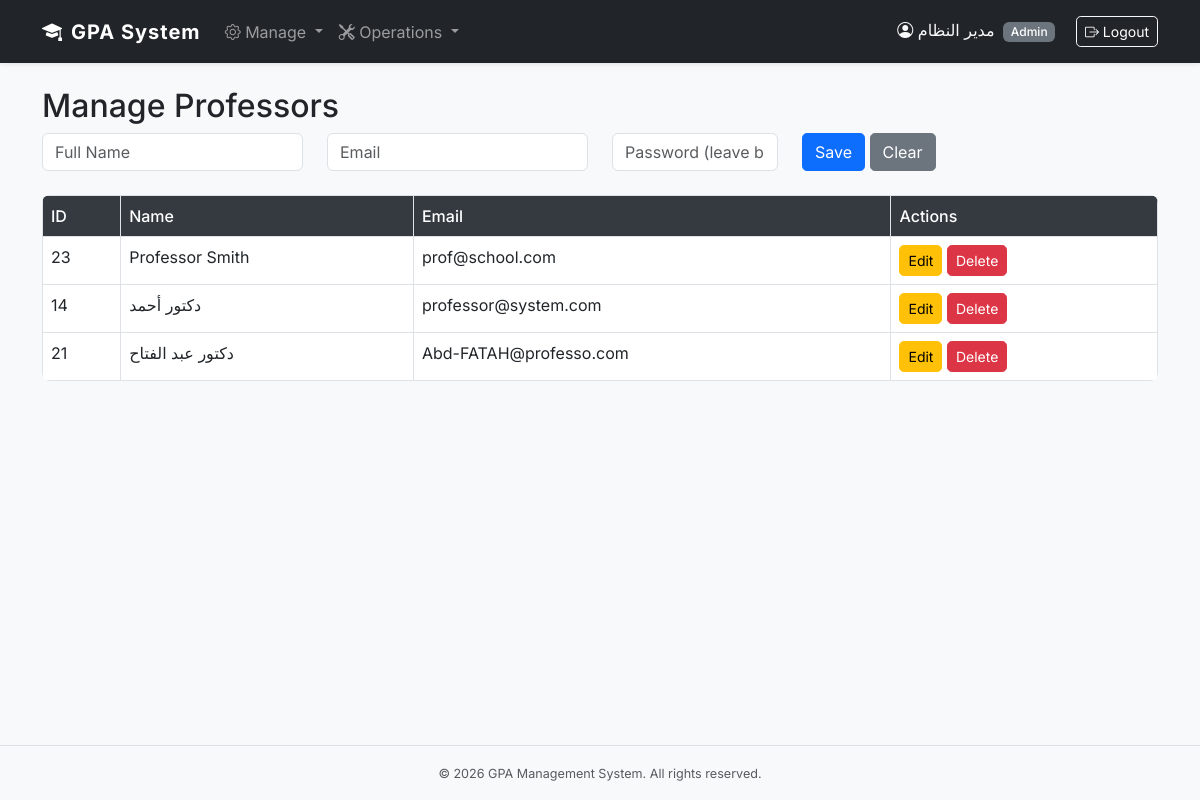
The page /gpa_system/index.php?page=admin.professors (signed in) on the database its author committed.
### tables this page shows
CREATE TABLE `users` (
  `id` int(11) NOT NULL,
  `name` varchar(100) NOT NULL,
  `email` varchar(150) NOT NULL,
  `password` varchar(255) NOT NULL,
  `role` enum('admin','professor','student') NOT NULL,
  `created_at` timestamp NOT NULL DEFAULT current_timestamp()
);

### gpa_system/models/User.php (called while the page is built, shortened)
<?php
class User
{
    private static function db()
    {
        static $pdo = null;
        if ($pdo === null) {
            $host = 'localhost';
            $dbname = 'gpa_system';
            $user = 'root';
            $pass = '';
            $dsn = "mysql:host=$host;dbname=$dbname;charset=utf8mb4";
            $pdo = new PDO($dsn, $user, $pass, [
                PDO::ATTR_ERRMODE => PDO::ERRMODE_EXCEPTION,
                PDO::ATTR_DEFAULT_FETCH_MODE => PDO::FETCH_ASSOC,
                PDO::ATTR_EMULATE_PREPARES => false
            ]);
        }
        return $pdo;
    }
    public static function getAllByRole($role)
    {
        $stmt = self::db()->prepare("SELECT * FROM users WHERE role = ? ORDER BY name");
        $stmt->execute([$role]);
        return $stmt->fetchAll();
    }
}

### gpa_system/views/admin/professors.php (the view, shortened to what this page needs)
<?php
include __DIR__ . '/../layouts/header.php';
?>
<h2>Manage Professors</h2>
<form method="post" action="index.php?page=admin.saveProfessor" class="mb-4">
    <div class="row">
        <div class="col-md-3">
            <input type="text" name="name" class="form-control" placeholder="Full Name" required>
        </div>
        <div class="col-md-3">
            <input type="email" name="email" class="form-control" placeholder="Email" required>
        </div>
        <div class="col-md-2">
            <input type="password" name="password" class="form-control" placeholder="Password (leave blank to keep)">
        </div>
        <div class="col-md-2">
            <button class="btn btn-primary">Save</button>
            <button type="button" class="btn btn-secondary" onclick="clearProfForm()">Clear</button>
        </div>
    </div>
</form>
<table class="table table-bordered">
    <thead><tr><th>ID</th><th>Name</th><th>Email</th><th>Actions</th></tr></thead>
    <tbody>
    <?php foreach ($professors as $prof): ?>
    <tr>
        <td><?= $prof['id'] ?></td>
        <td><?= htmlspecialchars($prof['name']) ?></td>
        <td><?= htmlspecialchars($prof['email']) ?></td>
        <td>
            <button onclick="editProf(<?= $prof['id'] ?>, '<?= addslashes($prof['name']) ?>', '<?= addslashes($prof['email']) ?>')" class="btn btn-sm btn-warning">Edit</button>
            <form method="post" action="index.php?page=admin.deleteProfessor" style="display:inline" onsubmit="return confirm('Are you sure?')">
                <button class="btn btn-sm btn-danger">Delete</button>
            </form>
        </td>
    </tr>
    <?php endforeach; ?>
    </tbody>
</table>
<?php include __DIR__ . '/../layouts/footer.php'; ?>

### gpa_system/assets/css/style.css (style rules this page uses)
body { font-family: 'Inter', -apple-system, BlinkMacSystemFont, sans-serif; background-color: #f8f9fa; }
.table { background-color: #fff; border-radius: 0.5rem; overflow: hidden; }
.table thead th { background-color: #343a40; color: #fff; font-weight: 500; }
.btn { border-radius: 0.3rem; }

### rows shown on the page
users: id "23", name "Professor Smith", email "prof@school.com"
users: id "14", name "دكتور أحمد", email "professor@system.com"
users: id "21", name "دكتور عبد الفتاح", email "Abd-FATAH@professo.com"

### other values the page prints
$userName "مدير النظام"
$currentRole "Admin"
